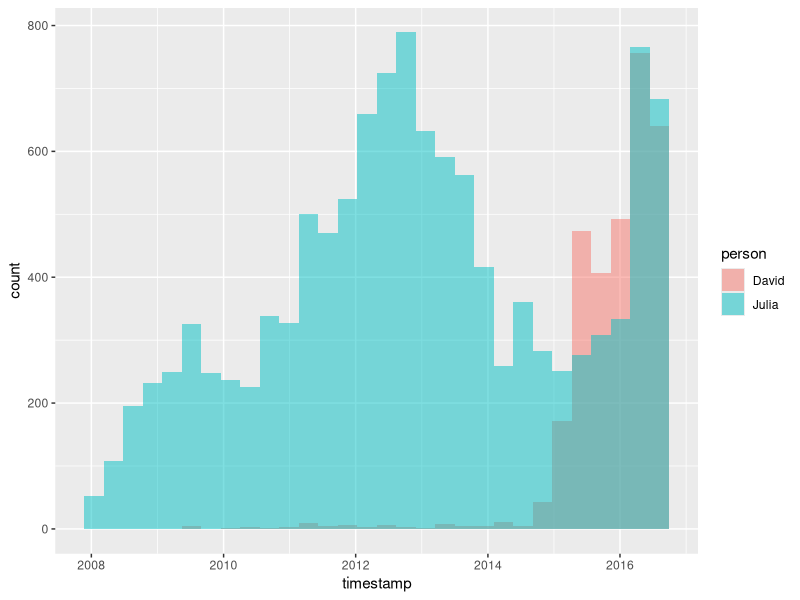
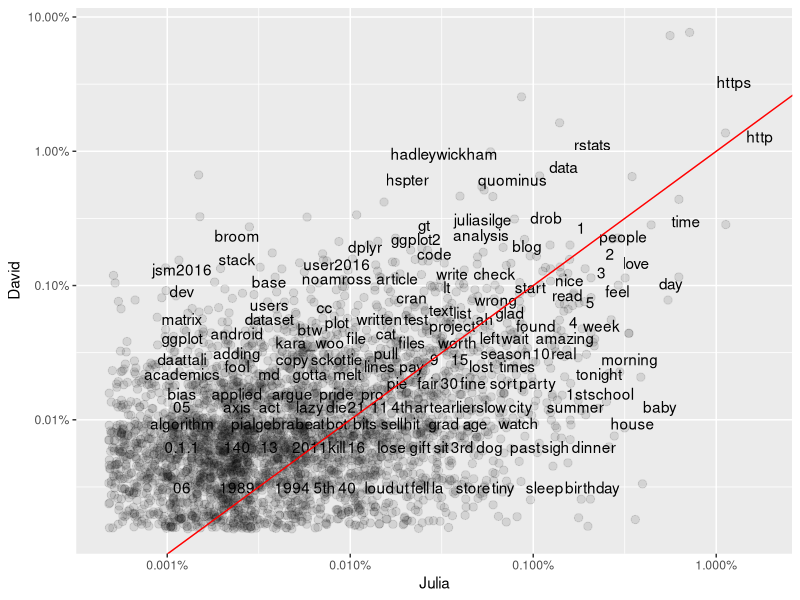

Recreate these plots in R, in order.
## ---- chunk 1
library(lubridate)
library(ggplot2)
library(dplyr)
tweets_julia <- read.csv("data/tweets_julia.csv", stringsAsFactors = FALSE)
tweets_dave <- read.csv("data/tweets_dave.csv", stringsAsFactors = FALSE)
tweets_julia$timestamp <- with_tz(ymd_hms(tweets_julia$timestamp), 
                                  "America/Denver")
tweets_dave$timestamp <- with_tz(ymd_hms(tweets_dave$timestamp), 
                                 "America/New_York")
tweets <- bind_rows(tweets_julia %>% mutate(person = "Julia"),
                    tweets_dave %>% mutate(person = "David"))
ggplot(tweets, aes(x = timestamp, fill = person)) +
  geom_histogram(alpha = 0.5, position = "identity")
## ---- chunk 2
library(tidytext)
tidy_tweets <- tweets %>% unnest_tokens(word, text) %>% anti_join(stop_words)
## ---- chunk 3
frequency <- tidy_tweets %>% group_by(person) %>% 
  count(word, sort = TRUE) %>% 
  left_join(tidy_tweets %>% group_by(person) %>% summarise(total = n())) %>%
  mutate(freq = n/total)
frequency
## ---- chunk 4
frequency <- inner_join(frequency %>% filter(person == "Julia") %>% rename(Julia = freq),
                        frequency %>% filter(person == "David") %>% rename(David = freq),
                        by = "word") %>% 
  ungroup() %>% select(word, Julia, David)
frequency

library(scales)
ggplot(frequency, aes(Julia, David)) +
  geom_jitter(alpha = 0.1, size = 2.5, width = 0.4, height = 0.4) +
  geom_text(aes(label = word), check_overlap = TRUE, vjust = 1.5) +
  scale_x_log10(labels = percent_format()) +
  scale_y_log10(labels = percent_format()) +
  geom_abline(color = "red")
